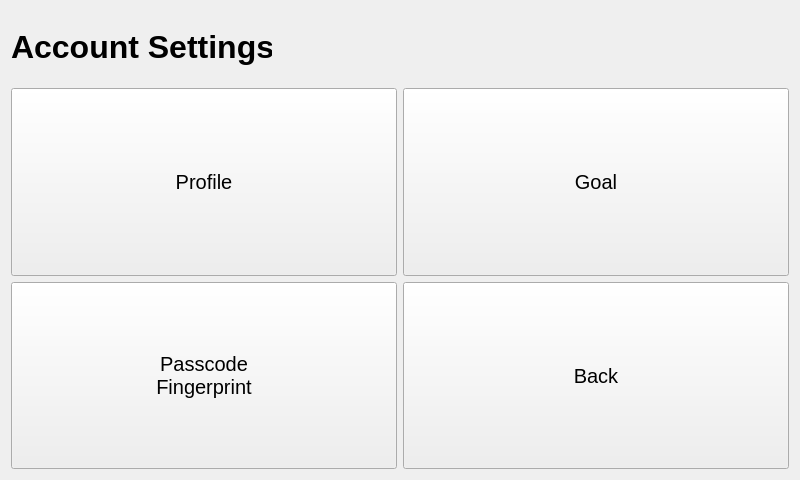
<?xml version="1.0" encoding="UTF-8"?>
<ui version="4.0">
 <class>accountSetting</class>
 <widget class="QWidget" name="accountSetting">
  <property name="geometry">
   <rect>
    <x>0</x>
    <y>0</y>
    <width>800</width>
    <height>480</height>
   </rect>
  </property>
  <property name="windowTitle">
   <string>accountSetting</string>
  </property>
  <layout class="QGridLayout" name="gridLayout">
   <item row="0" column="0">
    <widget class="QLabel" name="label">
     <property name="minimumSize">
      <size>
       <width>261</width>
       <height>71</height>
      </size>
     </property>
     <property name="maximumSize">
      <size>
       <width>261</width>
       <height>71</height>
      </size>
     </property>
     <property name="font">
      <font>
       <pointsize>24</pointsize>
       <weight>75</weight>
       <bold>true</bold>
      </font>
     </property>
     <property name="text">
      <string>Account Settings</string>
     </property>
    </widget>
   </item>
   <item row="1" column="0" colspan="2">
    <layout class="QGridLayout" name="gridLayout_2">
     <item row="0" column="0">
      <widget class="QPushButton" name="btn_profile">
       <property name="sizePolicy">
        <sizepolicy hsizetype="Minimum" vsizetype="MinimumExpanding">
         <horstretch>0</horstretch>
         <verstretch>0</verstretch>
        </sizepolicy>
       </property>
       <property name="minimumSize">
        <size>
         <width>281</width>
         <height>91</height>
        </size>
       </property>
       <property name="font">
        <font>
         <pointsize>15</pointsize>
        </font>
       </property>
       <property name="text">
        <string>Profile</string>
       </property>
      </widget>
     </item>
     <item row="0" column="1">
      <widget class="QPushButton" name="btn_goal">
       <property name="sizePolicy">
        <sizepolicy hsizetype="Minimum" vsizetype="MinimumExpanding">
         <horstretch>0</horstretch>
         <verstretch>0</verstretch>
        </sizepolicy>
       </property>
       <property name="minimumSize">
        <size>
         <width>281</width>
         <height>91</height>
        </size>
       </property>
       <property name="font">
        <font>
         <pointsize>15</pointsize>
        </font>
       </property>
       <property name="text">
        <string>Goal</string>
       </property>
      </widget>
     </item>
     <item row="1" column="1">
      <widget class="QPushButton" name="btn_back">
       <property name="sizePolicy">
        <sizepolicy hsizetype="Minimum" vsizetype="MinimumExpanding">
         <horstretch>0</horstretch>
         <verstretch>0</verstretch>
        </sizepolicy>
       </property>
       <property name="minimumSize">
        <size>
         <width>141</width>
         <height>71</height>
        </size>
       </property>
       <property name="font">
        <font>
         <pointsize>15</pointsize>
        </font>
       </property>
       <property name="text">
        <string>Back</string>
       </property>
      </widget>
     </item>
     <item row="1" column="0">
      <widget class="QPushButton" name="btn_passcode">
       <property name="sizePolicy">
        <sizepolicy hsizetype="Minimum" vsizetype="MinimumExpanding">
         <horstretch>0</horstretch>
         <verstretch>0</verstretch>
        </sizepolicy>
       </property>
       <property name="font">
        <font>
         <pointsize>15</pointsize>
        </font>
       </property>
       <property name="text">
        <string>Passcode
Fingerprint</string>
       </property>
      </widget>
     </item>
    </layout>
   </item>
  </layout>
 </widget>
 <layoutdefault spacing="6" margin="11"/>
 <resources/>
 <connections/>
</ui>
